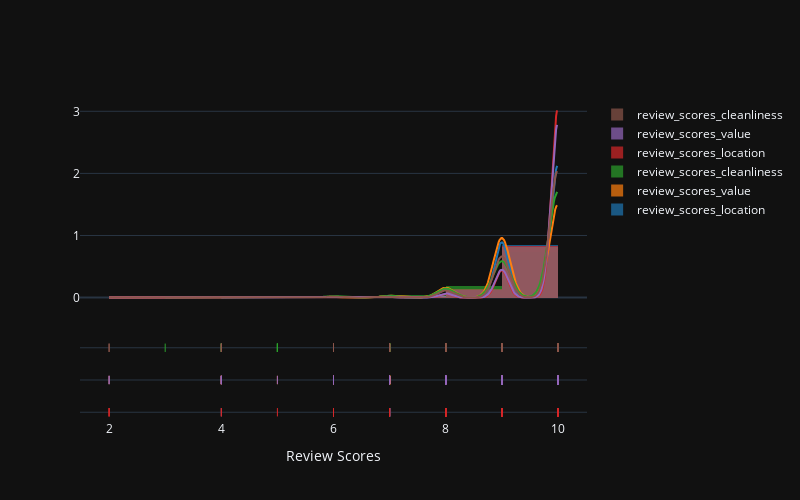

The cell this chart's notebook holds for it:
### Code cell
# Get reviews data
hist_data = [clean_na_df['review_scores_location'].astype(float), clean_na_df['review_scores_value'].astype(float),
clean_na_df['review_scores_cleanliness'].astype(float), clean_na_df['review_scores_communication'].astype(float), 
clean_na_df['review_scores_checkin'].astype(float), clean_na_df['review_scores_accuracy'].astype(float)]

group_labels = ['review_scores_location', 'review_scores_value', 'review_scores_cleanliness',
    'review_scores_location', 'review_scores_value', 'review_scores_cleanliness']  # labels

# Create distplot with custom bin_size
fig = ff.create_distplot(hist_data, group_labels, bin_size=1)

fig.update_layout(
    template='plotly_dark',
    autosize=False,
    width=800,
    height=500,
    xaxis=dict(
    title_text="Review Scores",
    tickmode="array",
    titlefont=dict(size=14)))

fig.show()

### Figure 1 — Plotly figure (JSON) as saved in the notebook; plotly's stock layout.template omitted (floating-point values rounded to 4 significant figures; data arrays with more than 128 entries replaced by an {"elided": "..."} marker saying what was removed)
{"data": [{"autobinx": false, "histnorm": "probability density", "legendgroup": "review_scores_location", "marker": {"color": "rgb(31, 119, 180)"}, "name": "review_scores_location", "opacity": 0.7, "type": "histogram", "x": {"elided": "3158 int values"}, "xaxis": "x", "xbins": {"end": 10, "size": 1, "start": 4}, "yaxis": "y"}, {"autobinx": false, "histnorm": "probability density", "legendgroup": "review_scores_value", "marker": {"color": "rgb(255, 127, 14)"}, "name": "review_scores_value", "opacity": 0.7, "type": "histogram", "x": {"elided": "3158 int values"}, "xaxis": "x", "xbins": {"end": 10, "size": 1, "start": 2}, "yaxis": "y"}, {"autobinx": false, "histnorm": "probability density", "legendgroup": "review_scores_cleanliness", "marker": {"color": "rgb(44, 160, 44)"}, "name": "review_scores_cleanliness", "opacity": 0.7, "type": "histogram", "x": {"elided": "3158 int values"}, "xaxis": "x", "xbins": {"end": 10, "size": 1, "start": 3}, "yaxis": "y"}, {"autobinx": false, "histnorm": "probability density", "legendgroup": "review_scores_location", "marker": {"color": "rgb(214, 39, 40)"}, "name": "review_scores_location", "opacity": 0.7, "type": "histogram", "x": {"elided": "3158 int values"}, "xaxis": "x", "xbins": {"end": 10, "size": 1, "start": 2}, "yaxis": "y"}, {"autobinx": false, "histnorm": "probability density", "legendgroup": "review_scores_value", "marker": {"color": "rgb(148, 103, 189)"}, "name": "review_scores_value", "opacity": 0.7, "type": "histogram", "x": {"elided": "3158 int values"}, "xaxis": "x", "xbins": {"end": 10, "size": 1, "start": 2}, "yaxis": "y"}, {"autobinx": false, "histnorm": "probability density", "legendgroup": "review_scores_cleanliness", "marker": {"color": "rgb(140, 86, 75)"}, "name": "review_scores_cleanliness", "opacity": 0.7, "type": "histogram", "x": {"elided": "3158 int values"}, "xaxis": "x", "xbins": {"end": 10, "size": 1, "start": 2}, "yaxis": "y"}, {"legendgroup": "review_scores_location", "marker": {"color": "rgb(31, 119, 180)"}, "mode": "lines", "name": "review_scores_location", "showlegend": false, "type": "scatter", "x": {"elided": "500 float values"}, "xaxis": "x", "y": {"elided": "500 float values"}, "yaxis": "y"}, {"legendgroup": "review_scores_value", "marker": {"color": "rgb(255, 127, 14)"}, "mode": "lines", "name": "review_scores_value", "showlegend": false, "type": "scatter", "x": {"elided": "500 float values"}, "xaxis": "x", "y": {"elided": "500 float values"}, "yaxis": "y"}, {"legendgroup": "review_scores_cleanliness", "marker": {"color": "rgb(44, 160, 44)"}, "mode": "lines", "name": "review_scores_cleanliness", "showlegend": false, "type": "scatter", "x": {"elided": "500 float values"}, "xaxis": "x", "y": {"elided": "500 float values"}, "yaxis": "y"}, {"legendgroup": "review_scores_location", "marker": {"color": "rgb(214, 39, 40)"}, "mode": "lines", "name": "review_scores_location", "showlegend": false, "type": "scatter", "x": {"elided": "500 float values"}, "xaxis": "x", "y": {"elided": "500 float values"}, "yaxis": "y"}, {"legendgroup": "review_scores_value", "marker": {"color": "rgb(148, 103, 189)"}, "mode": "lines", "name": "review_scores_value", "showlegend": false, "type": "scatter", "x": {"elided": "500 float values"}, "xaxis": "x", "y": {"elided": "500 float values"}, "yaxis": "y"}, {"legendgroup": "review_scores_cleanliness", "marker": {"color": "rgb(140, 86, 75)"}, "mode": "lines", "name": "review_scores_cleanliness", "showlegend": false, "type": "scatter", "x": {"elided": "500 float values"}, "xaxis": "x", "y": {"elided": "500 float values"}, "yaxis": "y"}, {"legendgroup": "review_scores_location", "marker": {"color": "rgb(31, 119, 180)", "symbol": "line-ns-open"}, "mode": "markers", "name": "review_scores_location", "showlegend": false, "type": "scatter", "x": {"elided": "3158 int values"}, "xaxis": "x", "y": {"elided": "3158 str values"}, "yaxis": "y2"}, {"legendgroup": "review_scores_value", "marker": {"color": "rgb(255, 127, 14)", "symbol": "line-ns-open"}, "mode": "markers", "name": "review_scores_value", "showlegend": false, "type": "scatter", "x": {"elided": "3158 int values"}, "xaxis": "x", "y": {"elided": "3158 str values"}, "yaxis": "y2"}, {"legendgroup": "review_scores_cleanliness", "marker": {"color": "rgb(44, 160, 44)", "symbol": "line-ns-open"}, "mode": "markers", "name": "review_scores_cleanliness", "showlegend": false, "type": "scatter", "x": {"elided": "3158 int values"}, "xaxis": "x", "y": {"elided": "3158 str values"}, "yaxis": "y2"}, {"legendgroup": "review_scores_location", "marker": {"color": "rgb(214, 39, 40)", "symbol": "line-ns-open"}, "mode": "markers", "name": "review_scores_location", "showlegend": false, "type": "scatter", "x": {"elided": "3158 int values"}, "xaxis": "x", "y": {"elided": "3158 str values"}, "yaxis": "y2"}, {"legendgroup": "review_scores_value", "marker": {"color": "rgb(148, 103, 189)", "symbol": "line-ns-open"}, "mode": "markers", "name": "review_scores_value", "showlegend": false, "type": "scatter", "x": {"elided": "3158 int values"}, "xaxis": "x", "y": {"elided": "3158 str values"}, "yaxis": "y2"}, {"legendgroup": "review_scores_cleanliness", "marker": {"color": "rgb(140, 86, 75)", "symbol": "line-ns-open"}, "mode": "markers", "name": "review_scores_cleanliness", "showlegend": false, "type": "scatter", "x": {"elided": "3158 int values"}, "xaxis": "x", "y": {"elided": "3158 str values"}, "yaxis": "y2"}], "layout": {"autosize": false, "barmode": "overlay", "height": 500, "hovermode": "closest", "legend": {"traceorder": "reversed"}, "width": 800, "xaxis": {"anchor": "y2", "domain": [0, 1], "tickmode": "array", "title": {"font": {"size": 14}, "text": "Review Scores"}, "zeroline": false}, "yaxis": {"anchor": "free", "domain": [0.35, 1], "position": 0}, "yaxis2": {"anchor": "x", "domain": [0, 0.25], "dtick": 1, "showticklabels": false}}}
